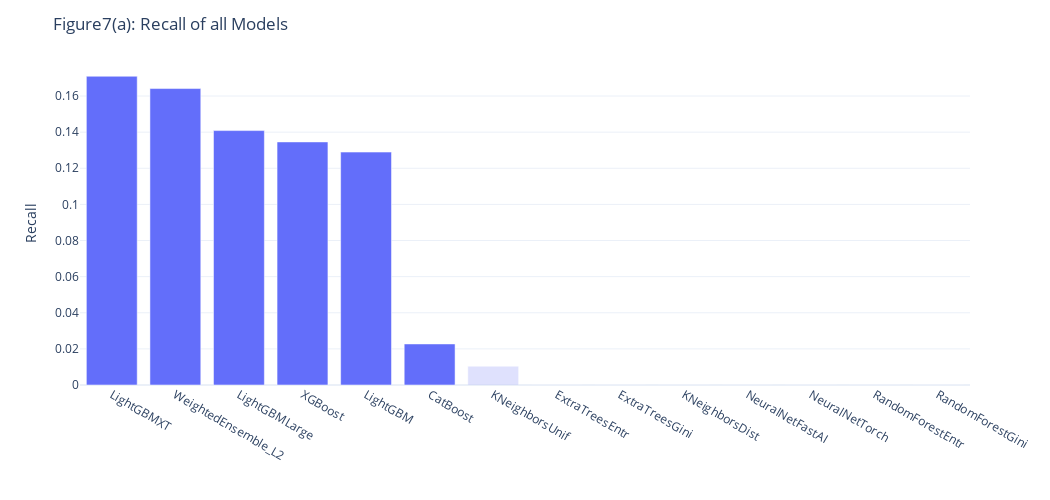

Here is the notebook cell this chart was saved with:
### Markdown cell above
## Experiment 1

::: {.panel-tabset}
#### Recall

### Code cell
figs['실험1모델비교REC'].layout['title']['text']='Figure7(a): Recall of all Models'
figs['실험1모델비교REC'].layout['width']=1050
figs['실험1모델비교REC'].layout['height']=500
figs['실험1모델비교REC']

### Figure 1 — Plotly figure (JSON) as saved in the notebook; plotly's stock layout.template omitted (floating-point values rounded to 4 significant figures)
{"data": [{"alignmentgroup": "True", "hovertemplate": "Top6=True<br>Method=%{x}<br>Value=%{y}<extra></extra>", "legendgroup": "True", "marker": {"color": "#636efa", "pattern": {"shape": ""}}, "name": "True", "offsetgroup": "True", "orientation": "v", "showlegend": false, "textposition": "auto", "type": "bar", "x": ["LightGBMXT", "WeightedEnsemble_L2", "LightGBMLarge", "XGBoost", "LightGBM", "CatBoost"], "xaxis": "x", "y": [0.1709, 0.1641, 0.1409, 0.1346, 0.129, 0.02273], "yaxis": "y"}, {"alignmentgroup": "True", "hovertemplate": "Top6=False<br>Method=%{x}<br>Value=%{y}<extra></extra>", "legendgroup": "False", "marker": {"color": "#636efa", "opacity": 0.2, "pattern": {"shape": ""}}, "name": "False", "offsetgroup": "False", "orientation": "v", "showlegend": false, "textposition": "auto", "type": "bar", "x": ["KNeighborsUnif", "ExtraTreesEntr", "ExtraTreesGini", "KNeighborsDist", "NeuralNetFastAI", "NeuralNetTorch", "RandomForestEntr", "RandomForestGini"], "xaxis": "x", "y": [0.01042, 0, 0, 0, 0, 0, 0, 0], "yaxis": "y"}], "layout": {"barmode": "relative", "height": 500, "legend": {"title": {"text": "Top6"}, "tracegroupgap": 0}, "margin": {"t": 60}, "title": {"text": "Figure7(a): Recall of all Models"}, "width": 1050, "xaxis": {"anchor": "y", "autorange": true, "domain": [0, 1], "range": [-0.5, 13.5], "title": {"text": ""}, "type": "category"}, "yaxis": {"anchor": "x", "autorange": true, "domain": [0, 1], "range": [0, 0.1799], "title": {"text": "Recall"}, "type": "linear"}}}
